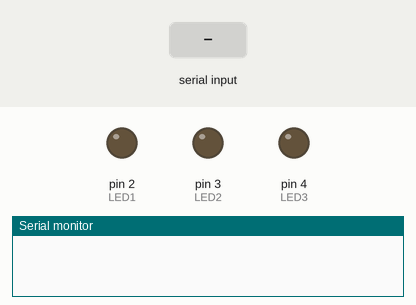
This sketch was run on a simulated Arduino Uno, built with avr-gcc and run on an emulated ATmega328P. Shown: output pins drawn as LEDs (lit = HIGH), the last lines printed to the serial monitor. Inputs (shaded band) come from the test bench.

Above: at 1.2 s.
1.3 s: "30,150\n" received over Serial
At 2.1 s:
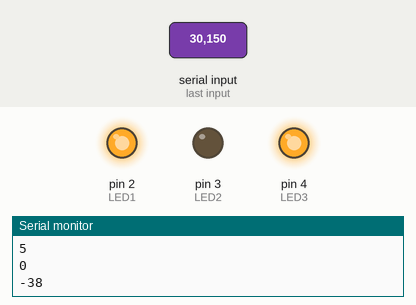
2.8 s: "2\n" received over Serial
At 3.1 s:
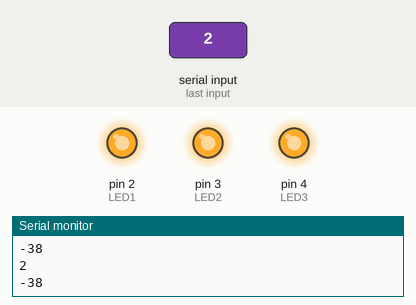
4.3 s: "90,45\n" received over Serial
At 5.5 s:
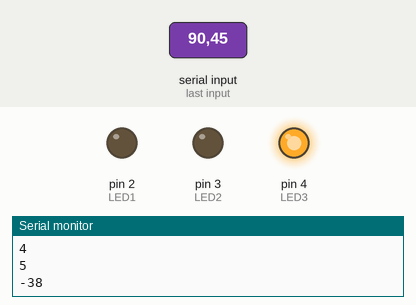
5.8 s: "1\n" received over Serial
At 6.6 s:
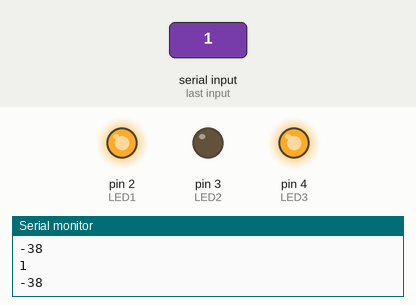
7.3 s: "4\n" received over Serial
At 7.7 s:
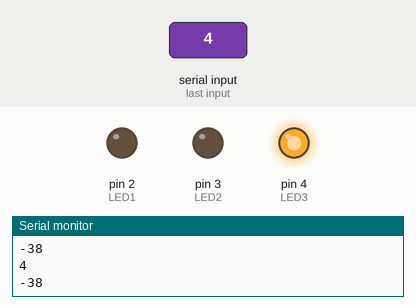
Timing chart, 0 to 9.8 s (numbered marks = the images above; inputs shaded):
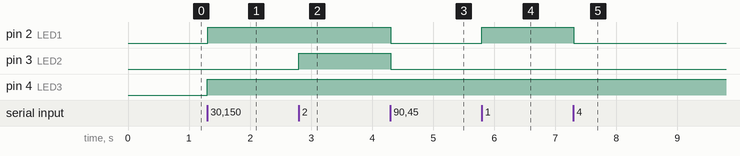

Measured:
- after the input at 1.3 s, pin 2 (LED1), pin 4 (LED3): LOW → HIGH at once
- after the input at 2.8 s, pin 3 (LED2): LOW → HIGH at once
- after the input at 4.3 s, pin 2 (LED1), pin 3 (LED2): HIGH → LOW at once
- after the input at 5.8 s, pin 2 (LED1): LOW → HIGH at once
- after the input at 7.3 s, pin 2 (LED1): HIGH → LOW at once

The sketch:

rasp_to_ard.ino
```cpp
/******************************************************************************************
  3 LEDs sont reliées à l'Arduino (aux pins 2, 3 et 4).  Les LEDs s'allument et s'éteignent
  en fonction du message recu.
******************************************************************************************/

#define LED1 2
#define LED2 3
#define LED3 4

int message = 0;


void setup()
{
  pinMode(LED1, OUTPUT);
  pinMode(LED2, OUTPUT);
  pinMode(LED3, OUTPUT);

  Serial.begin(9600);
}
void loop()
{
  if (Serial.available())  {
    message = Serial.read() - '0'; // on soustrait le caractère 0, qui vaut 48 en ASCII
    Serial.println(message);
    switch (message) {
      case 1:
        digitalWrite(LED1, HIGH);
        break;
      case 2:
        digitalWrite(LED2, HIGH);
        break;
      case 3:
        digitalWrite(LED3, HIGH);
        break;
      case 4:
        digitalWrite(LED1, LOW);
        break;
      case 5:
        digitalWrite(LED2, LOW);
        break;
      case 6:
        digitalWrite(LED3, LOW);
        break;
    }
  }
}
```
